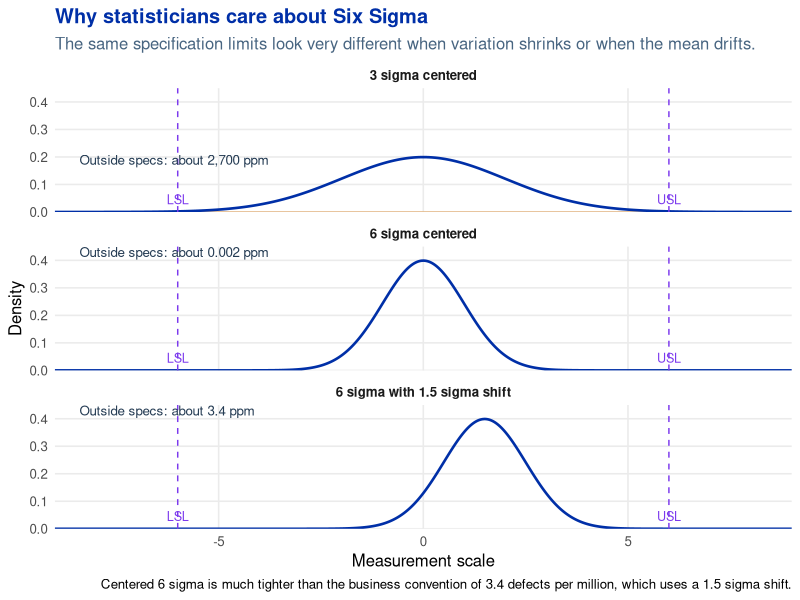

Reproduce this figure in R.
library(ggplot2)

dir.create("assets/img-posts", showWarnings = FALSE, recursive = TRUE)

curve_df <- do.call(
  rbind,
  list(
    data.frame(
      x = seq(-9, 9, length.out = 2000),
      density = dnorm(seq(-9, 9, length.out = 2000), mean = 0, sd = 2),
      panel = "3 sigma centered",
      shade = abs(seq(-9, 9, length.out = 2000)) >= 6
    ),
    data.frame(
      x = seq(-9, 9, length.out = 2000),
      density = dnorm(seq(-9, 9, length.out = 2000), mean = 0, sd = 1),
      panel = "6 sigma centered",
      shade = abs(seq(-9, 9, length.out = 2000)) >= 6
    ),
    data.frame(
      x = seq(-9, 9, length.out = 2000),
      density = dnorm(seq(-9, 9, length.out = 2000), mean = 1.5, sd = 1),
      panel = "6 sigma with 1.5 sigma shift",
      shade = seq(-9, 9, length.out = 2000) >= 6 | seq(-9, 9, length.out = 2000) <= -6
    )
  )
)

curve_df$panel <- factor(
  curve_df$panel,
  levels = c("3 sigma centered", "6 sigma centered", "6 sigma with 1.5 sigma shift")
)

labels_df <- data.frame(
  panel = factor(
    c("3 sigma centered", "6 sigma centered", "6 sigma with 1.5 sigma shift"),
    levels = levels(curve_df$panel)
  ),
  x = c(-8.4, -8.4, -8.4),
  y = c(0.19, 0.43, 0.43),
  label = c(
    "Outside specs: about 2,700 ppm",
    "Outside specs: about 0.002 ppm",
    "Outside specs: about 3.4 ppm"
  )
)

p <- ggplot(curve_df, aes(x = x, y = density)) +
  geom_area(
    data = subset(curve_df, shade),
    fill = "#d97706",
    alpha = 0.35
  ) +
  geom_line(color = "#002fa7", linewidth = 0.9) +
  geom_vline(xintercept = c(-6, 6), linetype = "dashed", color = "#7c3aed") +
  geom_text(
    data = labels_df,
    aes(x = x, y = y, label = label),
    inherit.aes = FALSE,
    hjust = 0,
    size = 3.4,
    color = "#243b53"
  ) +
  annotate("text", x = -6, y = 0.01, label = "LSL", color = "#7c3aed", vjust = -0.5, size = 3.2) +
  annotate("text", x = 6, y = 0.01, label = "USL", color = "#7c3aed", vjust = -0.5, size = 3.2) +
  facet_wrap(~panel, ncol = 1, scales = "fixed") +
  labs(
    title = "Why statisticians care about Six Sigma",
    subtitle = "The same specification limits look very different when variation shrinks or when the mean drifts.",
    x = "Measurement scale",
    y = "Density",
    caption = "Centered 6 sigma is much tighter than the business convention of 3.4 defects per million, which uses a 1.5 sigma shift."
  ) +
  coord_cartesian(xlim = c(-9, 9), ylim = c(0, 0.45), expand = FALSE) +
  theme_minimal(base_size = 12) +
  theme(
    plot.title = element_text(face = "bold", color = "#002fa7"),
    plot.subtitle = element_text(color = "#486581"),
    strip.text = element_text(face = "bold"),
    panel.grid.minor = element_blank()
  )

ggsave(
  filename = "assets/img-posts/six-sigma-story.png",
  plot = p,
  width = 8.5,
  height = 10.5,
  dpi = 180
)
